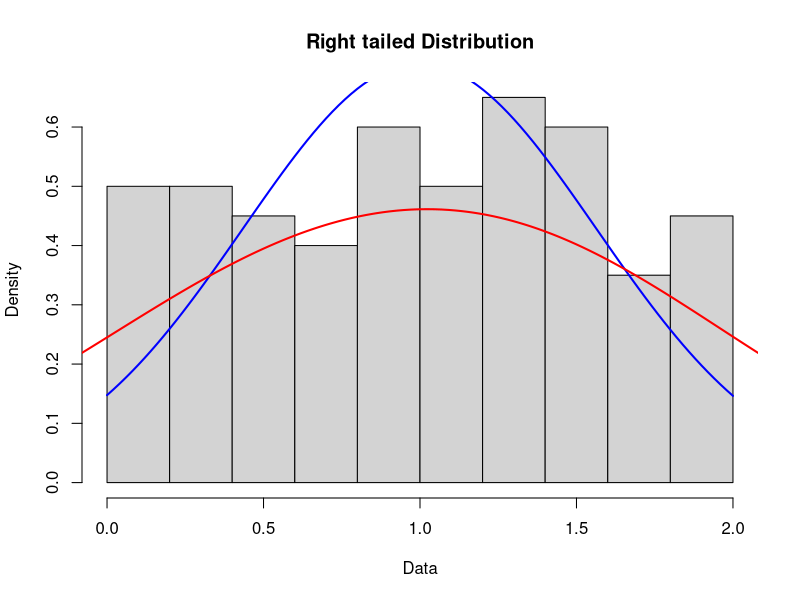

This chart was generated by the following R code:

n = 100
#short tailed: Uniform (on [0,2]) with mu = 1 and sigma = 0.3333;
short <- runif(n,min=0,max=2)
RandomData <- short
title <- "Right tailed Distribution"
std<-sd(RandomData)
m <- mean(RandomData)
hist(RandomData, xlab="Data", freq = FALSE, main=title)
curve(dnorm(x, mean=m, sd=std), col="blue", lwd=2, add=TRUE)
lines(density(RandomData,adjust=3),col = "red", lwd=2)


# N <- 10000
# x <- rgeom(N, .5)
# hist(x,
# xlim=c(min(x),max(x)), probability=T,
# nclass=max(x)-min(x)+1,
# col='lightblue',
# main='Geometric distribution, p=.5')
# lines(density(x,bw=1), col='red', lwd=3)

# N <- 10000
# x <- rgeom(N, .01)
# hist(x,
# xlim=c(min(x),max(x)), probability=T, nclass=20,
# col='lightblue',
# main='Geometric distribution, p=.01')
# lines(density(x), col='red', lwd=3)

# N <- 10000
# x <- rnbinom(N, 10, .5)
# hist(x,
# xlim=c(min(x),max(x)), probability=T,
# nclass=max(x)-min(x)+1,
# col='lightblue', xlab=' ', ylab=' ',
# axes=F,main='Positive Skewed')
# lines(density(x,bw=1), col='red', lwd=3)

# n <- 1000
# x <- rexp(n)
# hist(x, probability=T,
# col='light blue', main='Exponential
# Distribution')
# lines(density(x), col='red', lwd=3)
# curve(dexp(x), xlim=c(0,10), col='red',
# lwd=3, lty=2,
# add=T)

